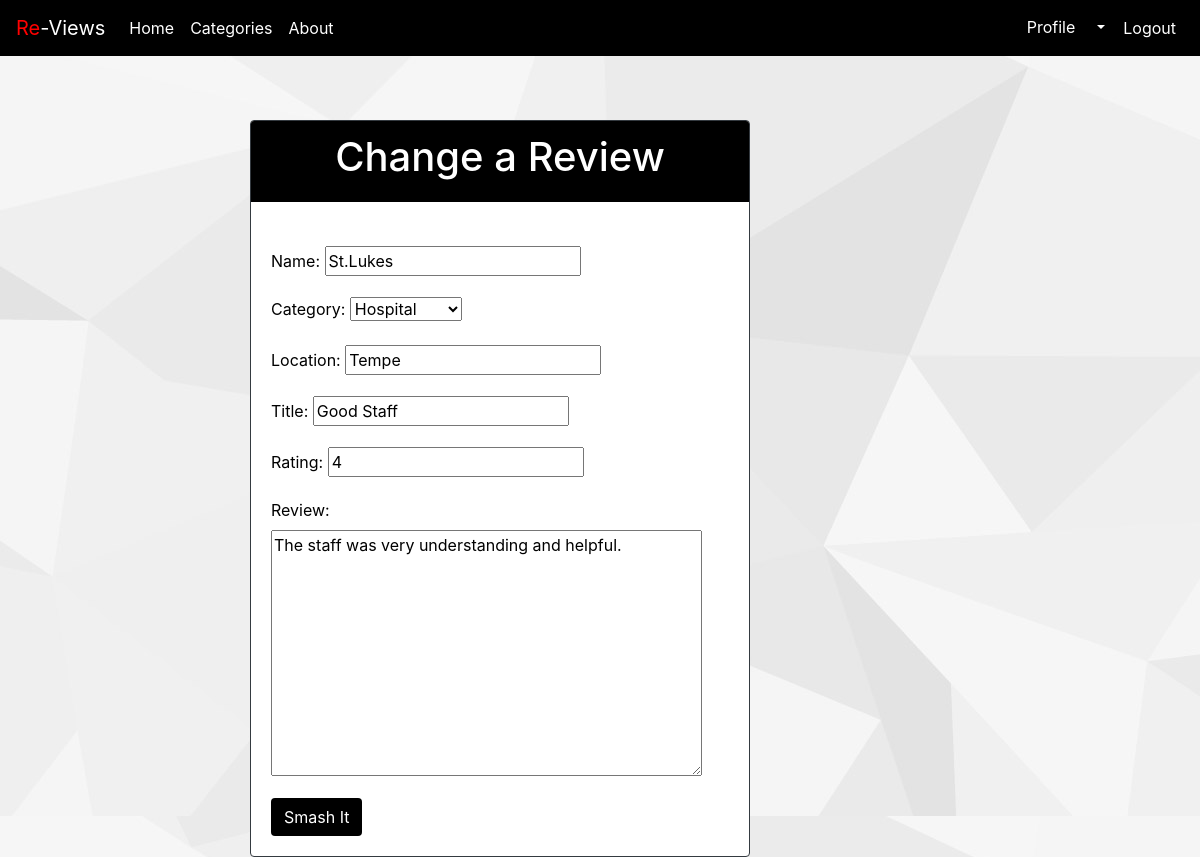
Screenshot of /forum/rev/edit/6 (signed in) with the database file from the repository.
### forum/models.py (models this page shows, shortened)
class Bang(models.Model):
	user = models.ForeignKey(User, on_delete=models.CASCADE)
	category = models.ForeignKey(Category, blank=True, on_delete=models.CASCADE, null=True)
	name = models.CharField(max_length=50, default='')
	title = models.CharField(max_length=50, default='')
	review = models.TextField(max_length=80, default='')
	rating = models.IntegerField(
			default=1,
			validators = [MaxValueValidator(5), MinValueValidator(1)]
		)
	created_at = models.DateTimeField(auto_now_add=True)
	location = models.CharField(max_length=80, default='')

### forum/views.py (the view)
# urls.py: path('rev/edit/<int:pk>', views.rev_update, name='rev_update'),
def rev_update(request, pk, template_name='forum/forum_form.html'):
	rev= get_object_or_404(Bang, pk=pk)
	form = RevForm(request.POST or None , instance=rev)
	if form.is_valid():
		form.save()
		return redirect('/forum/')
	return render(request, template_name, {'form':form})

### forum/views.py
class RevForm(ModelForm):
    class Meta:
        model = Bang
        fields = [
		 'name',
		'category',
		'location',
		'title',
		'rating',
		'review',
		 ]

### forum/models.py (called while the page is built)
	def __str__(self):
		return self.cat

### forum/templates/forum/forum_form.html (shortened to what this page needs)
{% extends 'base.html' %}
{% block body %}
<br>
<br>
<br>
<br>
<br>
<div class="card border-dark mb-3" id="Logg" style="width: 500px;position: absolute;right:450px" >
		<div class="card-header" style="background-color:black;color:white"><h1 style="text-align:center">Change a Review</h1></div>
		<br>
		<form method="post"  enctype='multipart/form-data' style="padding:20px;color:black">
		    {{ form.as_p }}
		    <button class="btn" style="background-color:black;color:white" type="submit">Smash It</button>
		</form>
	    </div>
{% endblock %}

### acoounts/static/acoounts/ma.css (style rules this page uses)
body { background-image: url('back9.jpg'); }

### rows the page displays
Bang: name "St.Lukes", category "Hospital", location "Tempe", title "Good Staff", rating "4", review "The staff was very understanding and helpful."
